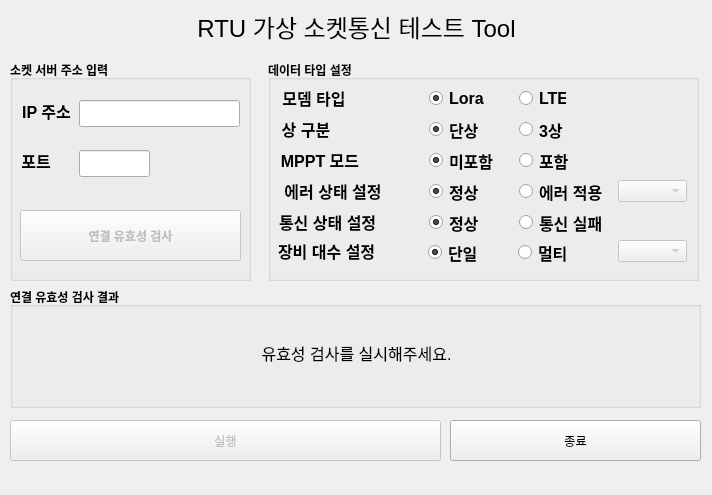
<?xml version="1.0" encoding="UTF-8"?>
<ui version="4.0">
 <class>MainWindow</class>
 <widget class="QMainWindow" name="MainWindow">
  <property name="geometry">
   <rect>
    <x>0</x>
    <y>0</y>
    <width>712</width>
    <height>495</height>
   </rect>
  </property>
  <property name="windowTitle">
   <string>RTU Socket Client</string>
  </property>
  <widget class="QWidget" name="centralwidget">
   <widget class="QLabel" name="title">
    <property name="geometry">
     <rect>
      <x>11</x>
      <y>10</y>
      <width>691</width>
      <height>32</height>
     </rect>
    </property>
    <property name="font">
     <font>
      <pointsize>18</pointsize>
      <bold>false</bold>
     </font>
    </property>
    <property name="text">
     <string>RTU 가상 소켓통신 테스트 Tool</string>
    </property>
    <property name="alignment">
     <set>Qt::AlignCenter</set>
    </property>
    <property name="indent">
     <number>5</number>
    </property>
   </widget>
   <widget class="QGroupBox" name="server_addr">
    <property name="geometry">
     <rect>
      <x>10</x>
      <y>60</y>
      <width>241</width>
      <height>221</height>
     </rect>
    </property>
    <property name="font">
     <font>
      <bold>true</bold>
     </font>
    </property>
    <property name="title">
     <string>소켓 서버 주소 입력</string>
    </property>
    <widget class="QLineEdit" name="input_port">
     <property name="geometry">
      <rect>
       <x>69</x>
       <y>90</y>
       <width>71</width>
       <height>27</height>
      </rect>
     </property>
     <property name="font">
      <font>
       <pointsize>12</pointsize>
       <bold>true</bold>
      </font>
     </property>
     <property name="text">
      <string/>
     </property>
     <property name="alignment">
      <set>Qt::AlignCenter</set>
     </property>
    </widget>
    <widget class="QPushButton" name="com_check">
     <property name="enabled">
      <bool>false</bool>
     </property>
     <property name="geometry">
      <rect>
       <x>10</x>
       <y>150</y>
       <width>221</width>
       <height>51</height>
      </rect>
     </property>
     <property name="text">
      <string>연결 유효성 검사</string>
     </property>
     <property name="iconSize">
      <size>
       <width>16</width>
       <height>20</height>
      </size>
     </property>
    </widget>
    <widget class="QLabel" name="ip_address">
     <property name="geometry">
      <rect>
       <x>10</x>
       <y>40</y>
       <width>53</width>
       <height>21</height>
      </rect>
     </property>
     <property name="font">
      <font>
       <pointsize>12</pointsize>
       <bold>true</bold>
      </font>
     </property>
     <property name="text">
      <string>IP 주소</string>
     </property>
     <property name="alignment">
      <set>Qt::AlignCenter</set>
     </property>
    </widget>
    <widget class="QLineEdit" name="input_ip_addr">
     <property name="geometry">
      <rect>
       <x>69</x>
       <y>40</y>
       <width>161</width>
       <height>27</height>
      </rect>
     </property>
     <property name="font">
      <font>
       <pointsize>12</pointsize>
       <bold>true</bold>
      </font>
     </property>
     <property name="text">
      <string/>
     </property>
    </widget>
    <widget class="QLabel" name="port">
     <property name="geometry">
      <rect>
       <x>10</x>
       <y>90</y>
       <width>32</width>
       <height>21</height>
      </rect>
     </property>
     <property name="font">
      <font>
       <pointsize>12</pointsize>
       <bold>true</bold>
      </font>
     </property>
     <property name="text">
      <string>포트</string>
     </property>
     <property name="alignment">
      <set>Qt::AlignCenter</set>
     </property>
    </widget>
   </widget>
   <widget class="QGroupBox" name="data_type">
    <property name="geometry">
     <rect>
      <x>268</x>
      <y>60</y>
      <width>431</width>
      <height>221</height>
     </rect>
    </property>
    <property name="font">
     <font>
      <bold>true</bold>
     </font>
    </property>
    <property name="title">
     <string>데이터 타입 설정</string>
    </property>
    <widget class="QLabel" name="modem">
     <property name="geometry">
      <rect>
       <x>11</x>
       <y>27</y>
       <width>70</width>
       <height>21</height>
      </rect>
     </property>
     <property name="font">
      <font>
       <pointsize>12</pointsize>
       <bold>true</bold>
      </font>
     </property>
     <property name="text">
      <string>모뎀 타입</string>
     </property>
     <property name="alignment">
      <set>Qt::AlignCenter</set>
     </property>
    </widget>
    <widget class="QRadioButton" name="lora_modem">
     <property name="geometry">
      <rect>
       <x>161</x>
       <y>26</y>
       <width>56</width>
       <height>25</height>
      </rect>
     </property>
     <property name="font">
      <font>
       <pointsize>12</pointsize>
       <bold>true</bold>
      </font>
     </property>
     <property name="cursor">
      <cursorShape>PointingHandCursor</cursorShape>
     </property>
     <property name="autoFillBackground">
      <bool>false</bool>
     </property>
     <property name="text">
      <string>Lora</string>
     </property>
     <property name="checked">
      <bool>true</bool>
     </property>
     <attribute name="buttonGroup">
      <string notr="true">select_modem</string>
     </attribute>
    </widget>
    <widget class="QRadioButton" name="lte_modem">
     <property name="geometry">
      <rect>
       <x>251</x>
       <y>26</y>
       <width>47</width>
       <height>25</height>
      </rect>
     </property>
     <property name="font">
      <font>
       <pointsize>12</pointsize>
       <bold>true</bold>
      </font>
     </property>
     <property name="cursor">
      <cursorShape>PointingHandCursor</cursorShape>
     </property>
     <property name="layoutDirection">
      <enum>Qt::LeftToRight</enum>
     </property>
     <property name="text">
      <string>LTE</string>
     </property>
     <property name="iconSize">
      <size>
       <width>20</width>
       <height>20</height>
      </size>
     </property>
     <property name="autoRepeatInterval">
      <number>100</number>
     </property>
     <attribute name="buttonGroup">
      <string notr="true">select_modem</string>
     </attribute>
    </widget>
    <widget class="QLabel" name="type">
     <property name="geometry">
      <rect>
       <x>11</x>
       <y>58</y>
       <width>54</width>
       <height>21</height>
      </rect>
     </property>
     <property name="font">
      <font>
       <pointsize>12</pointsize>
       <bold>true</bold>
      </font>
     </property>
     <property name="text">
      <string>상 구분</string>
     </property>
     <property name="alignment">
      <set>Qt::AlignCenter</set>
     </property>
    </widget>
    <widget class="QRadioButton" name="single_type">
     <property name="geometry">
      <rect>
       <x>161</x>
       <y>57</y>
       <width>55</width>
       <height>25</height>
      </rect>
     </property>
     <property name="font">
      <font>
       <pointsize>12</pointsize>
       <bold>true</bold>
      </font>
     </property>
     <property name="cursor">
      <cursorShape>PointingHandCursor</cursorShape>
     </property>
     <property name="text">
      <string>단상</string>
     </property>
     <property name="checked">
      <bool>true</bool>
     </property>
     <attribute name="buttonGroup">
      <string notr="true">select_type</string>
     </attribute>
    </widget>
    <widget class="QRadioButton" name="triple_type">
     <property name="geometry">
      <rect>
       <x>251</x>
       <y>57</y>
       <width>48</width>
       <height>25</height>
      </rect>
     </property>
     <property name="font">
      <font>
       <pointsize>12</pointsize>
       <bold>true</bold>
      </font>
     </property>
     <property name="cursor">
      <cursorShape>PointingHandCursor</cursorShape>
     </property>
     <property name="layoutDirection">
      <enum>Qt::LeftToRight</enum>
     </property>
     <property name="text">
      <string>3상</string>
     </property>
     <property name="iconSize">
      <size>
       <width>20</width>
       <height>20</height>
      </size>
     </property>
     <property name="autoRepeatInterval">
      <number>100</number>
     </property>
     <attribute name="buttonGroup">
      <string notr="true">select_type</string>
     </attribute>
    </widget>
    <widget class="QLabel" name="mppt">
     <property name="geometry">
      <rect>
       <x>11</x>
       <y>89</y>
       <width>82</width>
       <height>21</height>
      </rect>
     </property>
     <property name="font">
      <font>
       <pointsize>12</pointsize>
       <bold>true</bold>
      </font>
     </property>
     <property name="text">
      <string>MPPT 모드</string>
     </property>
     <property name="alignment">
      <set>Qt::AlignCenter</set>
     </property>
    </widget>
    <widget class="QRadioButton" name="no_mppt">
     <property name="geometry">
      <rect>
       <x>161</x>
       <y>88</y>
       <width>71</width>
       <height>25</height>
      </rect>
     </property>
     <property name="font">
      <font>
       <pointsize>12</pointsize>
       <bold>true</bold>
      </font>
     </property>
     <property name="cursor">
      <cursorShape>PointingHandCursor</cursorShape>
     </property>
     <property name="text">
      <string>미포함</string>
     </property>
     <property name="checked">
      <bool>true</bool>
     </property>
     <attribute name="buttonGroup">
      <string notr="true">select_mppt</string>
     </attribute>
    </widget>
    <widget class="QRadioButton" name="yes_mppt">
     <property name="geometry">
      <rect>
       <x>251</x>
       <y>88</y>
       <width>55</width>
       <height>25</height>
      </rect>
     </property>
     <property name="font">
      <font>
       <pointsize>12</pointsize>
       <bold>true</bold>
      </font>
     </property>
     <property name="cursor">
      <cursorShape>PointingHandCursor</cursorShape>
     </property>
     <property name="layoutDirection">
      <enum>Qt::LeftToRight</enum>
     </property>
     <property name="text">
      <string>포함</string>
     </property>
     <property name="iconSize">
      <size>
       <width>20</width>
       <height>20</height>
      </size>
     </property>
     <property name="autoRepeatInterval">
      <number>100</number>
     </property>
     <attribute name="buttonGroup">
      <string notr="true">select_mppt</string>
     </attribute>
    </widget>
    <widget class="QLabel" name="error">
     <property name="geometry">
      <rect>
       <x>11</x>
       <y>120</y>
       <width>108</width>
       <height>21</height>
      </rect>
     </property>
     <property name="font">
      <font>
       <pointsize>12</pointsize>
       <bold>true</bold>
      </font>
     </property>
     <property name="text">
      <string>에러 상태 설정</string>
     </property>
     <property name="alignment">
      <set>Qt::AlignCenter</set>
     </property>
    </widget>
    <widget class="QRadioButton" name="no_err">
     <property name="geometry">
      <rect>
       <x>161</x>
       <y>119</y>
       <width>55</width>
       <height>25</height>
      </rect>
     </property>
     <property name="font">
      <font>
       <pointsize>12</pointsize>
       <bold>true</bold>
      </font>
     </property>
     <property name="cursor">
      <cursorShape>PointingHandCursor</cursorShape>
     </property>
     <property name="text">
      <string>정상</string>
     </property>
     <property name="checked">
      <bool>true</bool>
     </property>
     <attribute name="buttonGroup">
      <string notr="true">select_err</string>
     </attribute>
    </widget>
    <widget class="QRadioButton" name="yes_err">
     <property name="geometry">
      <rect>
       <x>251</x>
       <y>119</y>
       <width>93</width>
       <height>25</height>
      </rect>
     </property>
     <property name="font">
      <font>
       <pointsize>12</pointsize>
       <bold>true</bold>
      </font>
     </property>
     <property name="cursor">
      <cursorShape>PointingHandCursor</cursorShape>
     </property>
     <property name="layoutDirection">
      <enum>Qt::LeftToRight</enum>
     </property>
     <property name="text">
      <string>에러 적용</string>
     </property>
     <property name="iconSize">
      <size>
       <width>20</width>
       <height>20</height>
      </size>
     </property>
     <property name="autoRepeatInterval">
      <number>100</number>
     </property>
     <attribute name="buttonGroup">
      <string notr="true">select_err</string>
     </attribute>
    </widget>
    <widget class="QComboBox" name="err_level">
     <property name="enabled">
      <bool>false</bool>
     </property>
     <property name="geometry">
      <rect>
       <x>350</x>
       <y>120</y>
       <width>69</width>
       <height>22</height>
      </rect>
     </property>
    </widget>
    <widget class="QLabel" name="com">
     <property name="geometry">
      <rect>
       <x>11</x>
       <y>151</y>
       <width>108</width>
       <height>21</height>
      </rect>
     </property>
     <property name="font">
      <font>
       <pointsize>12</pointsize>
       <bold>true</bold>
      </font>
     </property>
     <property name="text">
      <string>통신 상태 설정</string>
     </property>
    </widget>
    <widget class="QRadioButton" name="com_success">
     <property name="geometry">
      <rect>
       <x>161</x>
       <y>150</y>
       <width>55</width>
       <height>25</height>
      </rect>
     </property>
     <property name="font">
      <font>
       <pointsize>12</pointsize>
       <bold>true</bold>
      </font>
     </property>
     <property name="cursor">
      <cursorShape>PointingHandCursor</cursorShape>
     </property>
     <property name="text">
      <string>정상</string>
     </property>
     <property name="checked">
      <bool>true</bool>
     </property>
     <attribute name="buttonGroup">
      <string notr="true">select_com</string>
     </attribute>
    </widget>
    <widget class="QRadioButton" name="com_fail">
     <property name="geometry">
      <rect>
       <x>251</x>
       <y>150</y>
       <width>93</width>
       <height>25</height>
      </rect>
     </property>
     <property name="font">
      <font>
       <pointsize>12</pointsize>
       <bold>true</bold>
      </font>
     </property>
     <property name="cursor">
      <cursorShape>PointingHandCursor</cursorShape>
     </property>
     <property name="layoutDirection">
      <enum>Qt::LeftToRight</enum>
     </property>
     <property name="text">
      <string>통신 실패</string>
     </property>
     <property name="iconSize">
      <size>
       <width>20</width>
       <height>20</height>
      </size>
     </property>
     <property name="autoRepeatInterval">
      <number>100</number>
     </property>
     <attribute name="buttonGroup">
      <string notr="true">select_com</string>
     </attribute>
    </widget>
    <widget class="QLabel" name="device_set">
     <property name="geometry">
      <rect>
       <x>10</x>
       <y>180</y>
       <width>111</width>
       <height>21</height>
      </rect>
     </property>
     <property name="font">
      <font>
       <pointsize>12</pointsize>
       <bold>true</bold>
      </font>
     </property>
     <property name="text">
      <string>장비 대수 설정</string>
     </property>
    </widget>
    <widget class="QRadioButton" name="device_multi">
     <property name="geometry">
      <rect>
       <x>250</x>
       <y>180</y>
       <width>93</width>
       <height>25</height>
      </rect>
     </property>
     <property name="font">
      <font>
       <pointsize>12</pointsize>
       <bold>true</bold>
      </font>
     </property>
     <property name="cursor">
      <cursorShape>PointingHandCursor</cursorShape>
     </property>
     <property name="layoutDirection">
      <enum>Qt::LeftToRight</enum>
     </property>
     <property name="text">
      <string>멀티</string>
     </property>
     <property name="iconSize">
      <size>
       <width>20</width>
       <height>20</height>
      </size>
     </property>
     <property name="autoRepeatInterval">
      <number>100</number>
     </property>
     <attribute name="buttonGroup">
      <string notr="true">select_count</string>
     </attribute>
    </widget>
    <widget class="QRadioButton" name="device_single">
     <property name="geometry">
      <rect>
       <x>160</x>
       <y>180</y>
       <width>55</width>
       <height>25</height>
      </rect>
     </property>
     <property name="font">
      <font>
       <pointsize>12</pointsize>
       <bold>true</bold>
      </font>
     </property>
     <property name="cursor">
      <cursorShape>PointingHandCursor</cursorShape>
     </property>
     <property name="text">
      <string>단일</string>
     </property>
     <property name="checked">
      <bool>true</bool>
     </property>
     <attribute name="buttonGroup">
      <string notr="true">select_count</string>
     </attribute>
    </widget>
    <widget class="QComboBox" name="device_num">
     <property name="enabled">
      <bool>false</bool>
     </property>
     <property name="geometry">
      <rect>
       <x>350</x>
       <y>180</y>
       <width>69</width>
       <height>22</height>
      </rect>
     </property>
    </widget>
   </widget>
   <widget class="QPushButton" name="run_btn">
    <property name="enabled">
     <bool>false</bool>
    </property>
    <property name="geometry">
     <rect>
      <x>10</x>
      <y>420</y>
      <width>431</width>
      <height>41</height>
     </rect>
    </property>
    <property name="text">
     <string>실행</string>
    </property>
   </widget>
   <widget class="QPushButton" name="exit_btn">
    <property name="geometry">
     <rect>
      <x>450</x>
      <y>420</y>
      <width>251</width>
      <height>41</height>
     </rect>
    </property>
    <property name="text">
     <string>종료</string>
    </property>
   </widget>
   <widget class="QGroupBox" name="test_result">
    <property name="geometry">
     <rect>
      <x>10</x>
      <y>287</y>
      <width>691</width>
      <height>121</height>
     </rect>
    </property>
    <property name="font">
     <font>
      <bold>true</bold>
     </font>
    </property>
    <property name="title">
     <string>연결 유효성 검사 결과</string>
    </property>
    <widget class="QLabel" name="com_result">
     <property name="geometry">
      <rect>
       <x>16</x>
       <y>20</y>
       <width>661</width>
       <height>91</height>
      </rect>
     </property>
     <property name="font">
      <font>
       <pointsize>12</pointsize>
       <bold>false</bold>
      </font>
     </property>
     <property name="text">
      <string>유효성 검사를 실시해주세요.</string>
     </property>
     <property name="alignment">
      <set>Qt::AlignCenter</set>
     </property>
    </widget>
   </widget>
  </widget>
 </widget>
 <resources/>
 <connections/>
 <buttongroups>
  <buttongroup name="select_modem"/>
  <buttongroup name="select_err"/>
  <buttongroup name="select_com"/>
  <buttongroup name="select_type"/>
  <buttongroup name="select_mppt"/>
  <buttongroup name="select_count"/>
 </buttongroups>
</ui>
